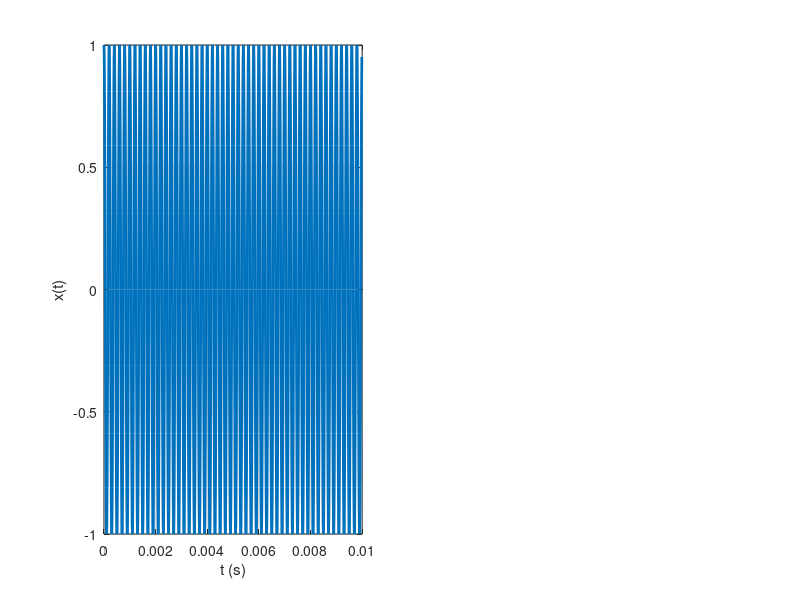

The MATLAB source for this figure: (Note: this script raises an error after producing the figure.)
% DC signal and its FFT (discrete-time demo)
clear; close all; clc ;

% Parameters
fs = 1e5;              % sampling rate [Hz]
%N  = 256;               % number of samples (power of 2 is convenient)
numCycles = 10;
% Time signal: constant (DC)

fc = 5e3;
%t = (0 : N-1) / fs;
t = 0 : 1/fs : 1e-2 - (1/fs);     % time axis(duration [s]()

% T = numCycles / fc;          % total signal duration
% t = 0 : 1/fs : T - 1/fs;     % time vector

% count = 0;
% index = 2 / fs;
% 
% while count < numCycles
%     if cos(2*pi*fc * (index - (1 / fs))) >= 0 && cos(2*pi*fc * index) < 0
%         count = count + 1;
%     end
%     index = index + (1 / fs);
% end
% 
% while (cos(2*pi*fc * index) - cos(2*pi*fc * (index - (1 / fs)))) >= 0
%     index = index + (1 / fs);
% 
% end

%t = 0 : 1/fs : index;     % time vector

% count = 0;
% for k = 2:length(t)
%     if x(k-1) <= 0 && x(k) > 0   % rising zero-crossing
%         count = count + 1;
%     end
% end
% 
% count

x = cos(2 * pi * fc * t);

% FFT
X   = fft(x);                                       % raw FFT
N = length(X);

f   = (-N / 2 : (N / 2) - 1) * (fs / N);            % frequency axis (Hz)
mag = abs(fftshift(X)) / N;                         % magnitude spectrum (normalized)

% Plot
figure('Name','DC signal and FFT');
subplot(1,2,1);
plot(t, x, 'LineWidth', 2);grid on;hold on;
xlabel('t (s)'); ylabel('x(t)'); title('Time domain: Cos ' + string(fc/1e3) + 'K');
ylim([-1.5 , 1.5]);
xlim([0 , 5 * (1 / fc)]);


subplot(1,2,2);
stem(f, mag, 'filled'); hold on; grid on;
%plot(f , mag , 'LineWidth',1.5); hold on; grid on;
xlabel('f (Hz)'); ylabel('|X(f)| (normalized)');
title('Frequency domain:');
xlim([-fs/10 fs/10]);
